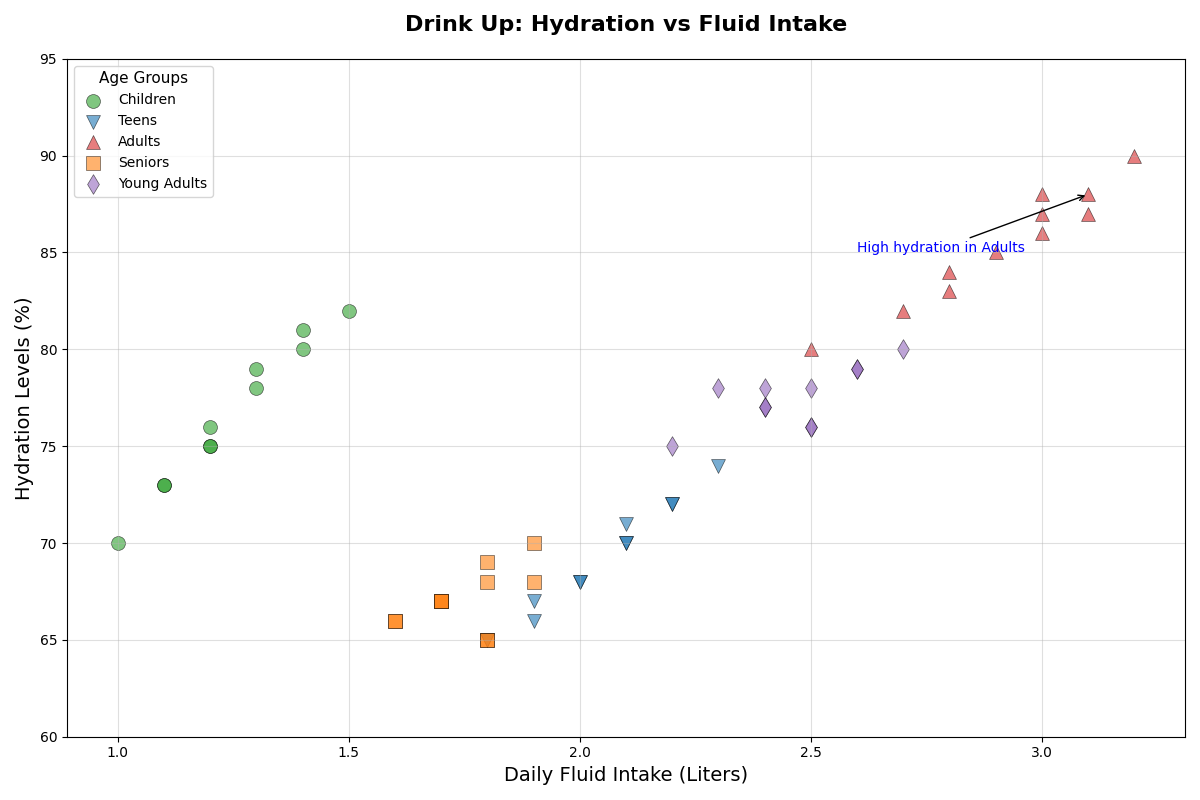

The script that drew this image:
import matplotlib.pyplot as plt
import numpy as np

age_groups = ['Children', 'Teens', 'Adults', 'Seniors', 'Young Adults']
daily_fluid_intake_liters = {
    'Children': [1.0, 1.2, 1.1, 1.4, 1.3, 1.2, 1.1, 1.5, 1.2, 1.3, 1.4],
    'Teens': [1.8, 2.0, 1.9, 2.1, 2.2, 2.1, 2.3, 1.9, 2.0, 2.1, 2.2],
    'Adults': [2.5, 2.8, 2.7, 2.9, 3.0, 3.1, 3.0, 3.2, 2.8, 3.1, 3.0],
    'Seniors': [1.8, 1.9, 1.7, 1.6, 1.8, 1.7, 1.9, 1.8, 1.6, 1.7, 1.8],
    'Young Adults': [2.2, 2.4, 2.5, 2.3, 2.6, 2.4, 2.5, 2.7, 2.5, 2.6, 2.4]
}
hydration_levels = {
    'Children': [70, 75, 73, 80, 78, 75, 73, 82, 76, 79, 81],
    'Teens': [65, 68, 67, 70, 72, 71, 74, 66, 68, 70, 72],
    'Adults': [80, 83, 82, 85, 87, 88, 86, 90, 84, 87, 88],
    'Seniors': [65, 68, 67, 66, 65, 67, 70, 68, 66, 67, 69],
    'Young Adults': [75, 77, 76, 78, 79, 77, 78, 80, 76, 79, 78]
}

colors = ['tab:green', 'tab:blue', 'tab:red', 'tab:orange', 'tab:purple']
markers = ['o', 'v', '^', 's', 'd']
line_styles = ['-', '--', '-.', ':', '-']

fig, ax = plt.subplots(figsize=(12, 8))

for age_group, color, marker, line_style in zip(age_groups, colors, markers, line_styles):
    fluid_intake = daily_fluid_intake_liters[age_group]
    hydration = hydration_levels[age_group]
    ax.scatter(fluid_intake, hydration, color=color, alpha=0.6, edgecolors='black', linewidth=0.5,
               s=100, marker=marker, label=age_group)

plt.title("Drink Up: Hydration vs Fluid Intake", fontsize=16, fontweight='bold', pad=20)
plt.xlabel("Daily Fluid Intake (Liters)", fontsize=14)
plt.ylabel("Hydration Levels (%)", fontsize=14)

plt.xticks(np.arange(1.0, 3.5, 0.5))
plt.yticks(np.arange(60, 100, 5))

plt.grid(True, linestyle=line_styles[0], alpha=0.4)

plt.legend(title="Age Groups", fontsize=10, title_fontsize='11')

plt.annotate('High hydration in Adults', xy=(3.1, 88), xytext=(2.6, 85),
             arrowprops=dict(facecolor='gray', arrowstyle='->'), fontsize=10, color='blue')

plt.tight_layout()

plt.show()
